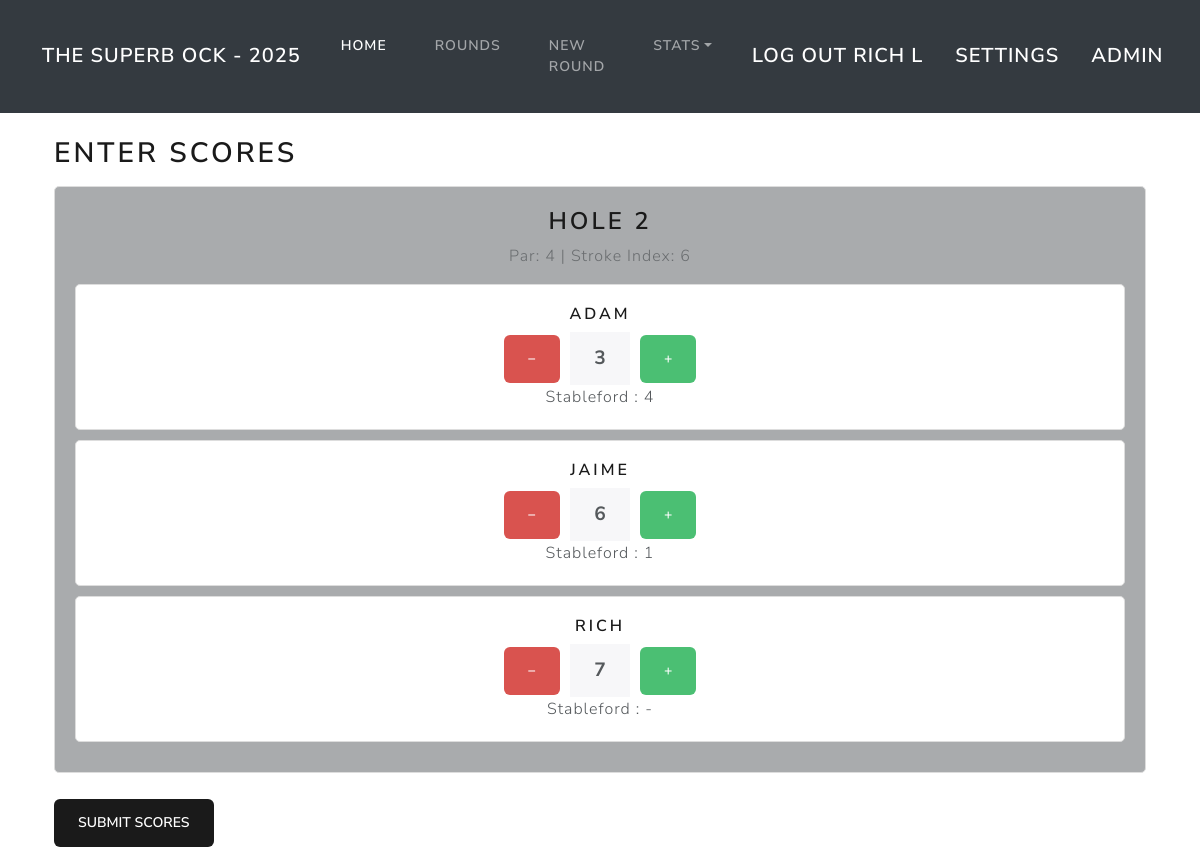
The page /rounds/16/2 (signed in) on the database its author committed.
### superb_ock/models.py (models this page shows, shortened)
class Score(models.Model):
    shots_taken = models.IntegerField(blank=True,null=True)
    stableford = models.IntegerField(blank=True,null=True)
    hole = models.ForeignKey(Hole,on_delete=models.CASCADE,null=True)
    player = models.ForeignKey(Player,on_delete=models.CASCADE,null=True)
    golf_round = models.ForeignKey(GolfRound,on_delete=models.CASCADE,null=True)
    handicap_index = models.FloatField()
    sandy = models.BooleanField(default=False)

### superb_ock/views.py (the view, shortened to what this page needs)
# urls.py: path("rounds/<int:round_id>/<int:hole_number>",views.EditScore.as_view() , name="edit_score"),
class EditScore(View):
    template_name = "superb_ock/rounds/edit_score_2.html"
    def get_context_data(self, round_id, hole_number):
        scores = (
            Score.objects.filter(golf_round=round_id)
            .order_by("player__first_name")
            .values(
                "shots_taken",
                "stableford",
                "id",
                "hole__hole_number",
                "hole__yards",
                "hole__par",
                "player__first_name",
                "player__second_name",
                "handicap_index",
                "sandy",
                "golf_round",
                "hole__stroke_index",
                "hole__golf_course__slope_rating",
                "hole__golf_course__course_rating",
                "hole__golf_course__par",
            )
        )
        scores_per_hole = [
            [score for score in scores if score["hole__hole_number"] == x + 1]
            for x in range(18)
        ]
        context = {
            "scores_per_hole": scores_per_hole,
            "round_id": round_id,
            "hole_number": hole_number,
        }
        return context
    def get(self, request, round_id, hole_number):
        if request.user.is_authenticated:
            return render(
                request,
                self.template_name,
                self.get_context_data(round_id, hole_number),
            )
        else:
            return redirect("golf_round",round_id=round_id)

### superb_ock/templates/superb_ock/rounds/edit_score_2.html (shortened to what this page needs)
{% extends "superb_ock/base.html" %}
{% block content %}
{% load static %}
<div class="container mt-4">
    <h2 class="mb-3">Enter Scores</h2>
    <div id="holeCarousel" class="carousel slide" data-bs-interval="false">
        <div class="carousel-inner">
            {% for hole in scores_per_hole %}
            <div class="carousel-item {% if forloop.counter == hole_number %}active{% endif %}" data-hole-id="{{ hole.0.hole__hole_number }}">
                <h3 class="text-center">Hole {{ hole.0.hole__hole_number }}</h3>
                <p class="text-center text-muted">Par: {{ hole.0.hole__par }} | Stroke Index: {{ hole.0.hole__stroke_index }}</p>
                <form method="POST" class="score-form">
                    {% for player in hole %}
                    <div class="player-card">
                        <h5>{{ player.player__first_name }}</h5>
                        <div class="score-entry">
                            <button type="button" class="btn btn-danger minus-btn" onclick="changeScore(this, -1,{{hole.0.hole__par}},{{player.handicap_index}},{{hole.0.hole__stroke_index}},{{hole.0.hole__golf_course__slope_rating}},{{hole.0.hole__golf_course__course_rating}},{{hole.0.hole__golf_course__par}})" >−</button>
                            <input type="number" class="form-control score-input" name="shots_{{ player.id }}" value="{% if player.shots_taken %}{{ player.shots_taken }}{% endif %}" data-original="{% if player.shots_taken %}{{ player.shots_taken }}{% endif %}">
                            <button type="button" class="btn btn-success plus-btn" onclick="changeScore(this, 1,{{hole.0.hole__par}},{{player.handicap_index}},{{hole.0.hole__stroke_index}},{{hole.0.hole__golf_course__slope_rating}},{{hole.0.hole__golf_course__course_rating}},{{hole.0.hole__golf_course__par}})">+</button>
                        </div>
                        <div class="stable_out" name="stable_{{ player.id }}">
                            Stableford : {% if player.stableford %}{{player.stableford}} {% else %} - {% endif %}
                        </div>
                    </div>
                    {% endfor %}
                </form>
            </div>
            {% endfor %}
        </div>
        <button class="carousel-control-prev" type="button" data-bs-target="#holeCarousel" data-bs-slide="prev">
            <span class="carousel-control-prev-icon" aria-hidden="true"></span>
        </button>
        <button class="carousel-control-next" type="button" data-bs-target="#holeCarousel" data-bs-slide="next">
            <span class="carousel-control-next-icon" aria-hidden="true"></span>
        </button>
    </div>
    <button type="submit" class="btn btn-primary mt-3 submit-btn">Submit Scores</button>
</div>
{% endblock %}

### superb_ock/templates/superb_ock/base.html (shortened to what this page needs)
<!DOCTYPE html>
<html lang="en">
<head>
    <link href="https://cdn.jsdelivr.net/npm/bootstrap@5.3.2/dist/css/bootstrap.min.css" rel="stylesheet"
>
    {% load static %}
    <link rel="stylesheet" href="{% static 'superb_ock/css/bootstrap.css' %}">
    <link rel="stylesheet" href="{% static 'superb_ock/css/styles.css' %}">
</head>
<body>
    <nav
    class="navbar navbar-expand-lg bg-dark" data-bs-theme="dark"
    >
        <div class="container">
            <a class="navbar-brand" href="{% url 'home' %}">The Superb Ock - 2025</a>
            <div class="collapse navbar-collapse" id="collapsibleNavId">
                <ul class="navbar-nav me-auto mt-2 mt-lg-0">
                    <li class="nav-item">
                        <a class="nav-link active" href="{% url 'home' %}" aria-current="page"
                            >Home
                            <span class="visually-hidden">(current)</span></a
                        >
                    </li>
                    <li class="nav-item">
                        <a class="nav-link" href="{% url 'rounds_overview' %}">Rounds</a>
                    </li>
                    {% if user.is_staff %}
                    <li class="nav-item">
                        <a class="nav-link" href="{% url 'new_round' %}">New Round</a>
                    </li>
                    {% endif %}
                    <li class="nav-item dropdown">
                        <a
                            class="nav-link dropdown-toggle"
                            href="#"
                            id="dropdownId"
                            data-bs-toggle="dropdown"
                            aria-haspopup="true"
                            aria-expanded="false"
                            >Stats</a
                        >
                    </li>
                </ul>
                {% if user.is_authenticated %}
                    <a class="navbar-brand" href="{% url 'logout' %}" class="nav-link active" title="Log Out">Log Out {{user.first_name}} {{user.last_name|first}}</a>
                    <a class="navbar-brand" href="#" class="nav-link active" title="Log Out">Settings</a>
                    {% if user.is_staff %}
                        <a class="navbar-brand" href="{% url 'admin:index' %}" class="nav-link active" title="Admin">Admin</a>
                    {% endif %}
                    {% else %}
                    <a class="navbar-brand" href="{% url 'login' %}" class="nav-link active" title="Login">Login</a>
                    <a class="navbar-brand" href="{% url 'sign_up_user' %}" class="nav-link active" title="sign up user">Sign Up</a>
                    {% endif %}
            </div>
        </div>
    </nav>
    <div class="container main">
        {% block content %}
        {% endblock content %}
    </div>
</body>
</html>

### superb_ock/static/superb_ock/css/styles.css (style rules this page uses)
.carousel-item, .player-card { text-align: center; padding: 20px; border: 1px solid #ddd; margin-bottom: 10px; border-radius: 5px; background-color: var(--bs-body-bg); }
.carousel-item { background-color: var(--bs-tertiary-color); }
.score-entry { display: flex; align-items: center; justify-content: center; gap: 10px; margin-top: 5px; }
.score-input { width: 60px; text-align: center; font-size: 1.2rem; font-weight: bold; }

### rows shown on the page
Score: hole "2", hole "4", hole "6", player__first_name "ADAM", shots_taken "3", stableford "4"
Score: player__first_name "JAIME", shots_taken "6", stableford "1"
Score: player__first_name "RICH", shots_taken "7"

### other values the page prints
{{ user.first_name }} "RICH"
{{ user.last_name|first }} "L"
